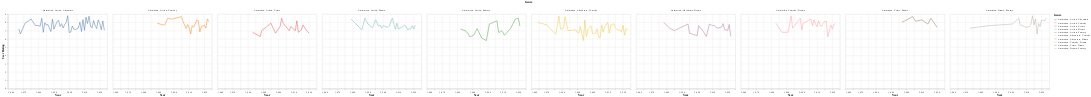

Write notebook code for a chart like this one.
### Code cell
alt.Chart(mean_ratings).mark_line().encode(
    x = 'Year',
    y = 'User Rating',
    color = 'Genre:N',
    column = 'Genre'
)

### Figure 1 — Vega-Lite specification as saved in the notebook (floating-point values rounded to 4 significant figures; data arrays with more than 128 entries replaced by an {"elided": "..."} marker saying what was removed)
{"config": {"view": {"continuousWidth": 400, "continuousHeight": 300}}, "data": {"name": "data-e09ac5079739debf330ac5397fc0ceba"}, "mark": "line", "encoding": {"color": {"field": "Genre", "type": "nominal"}, "column": {"field": "Genre", "type": "nominal"}, "x": {"field": "Year", "type": "quantitative"}, "y": {"field": "User Rating", "type": "quantitative"}}, "$schema": "https://vega.github.io/schema/vega-lite/v4.17.0.json", "datasets": {"data-e09ac5079739debf330ac5397fc0ceba": {"elided": "246 records"}}}
